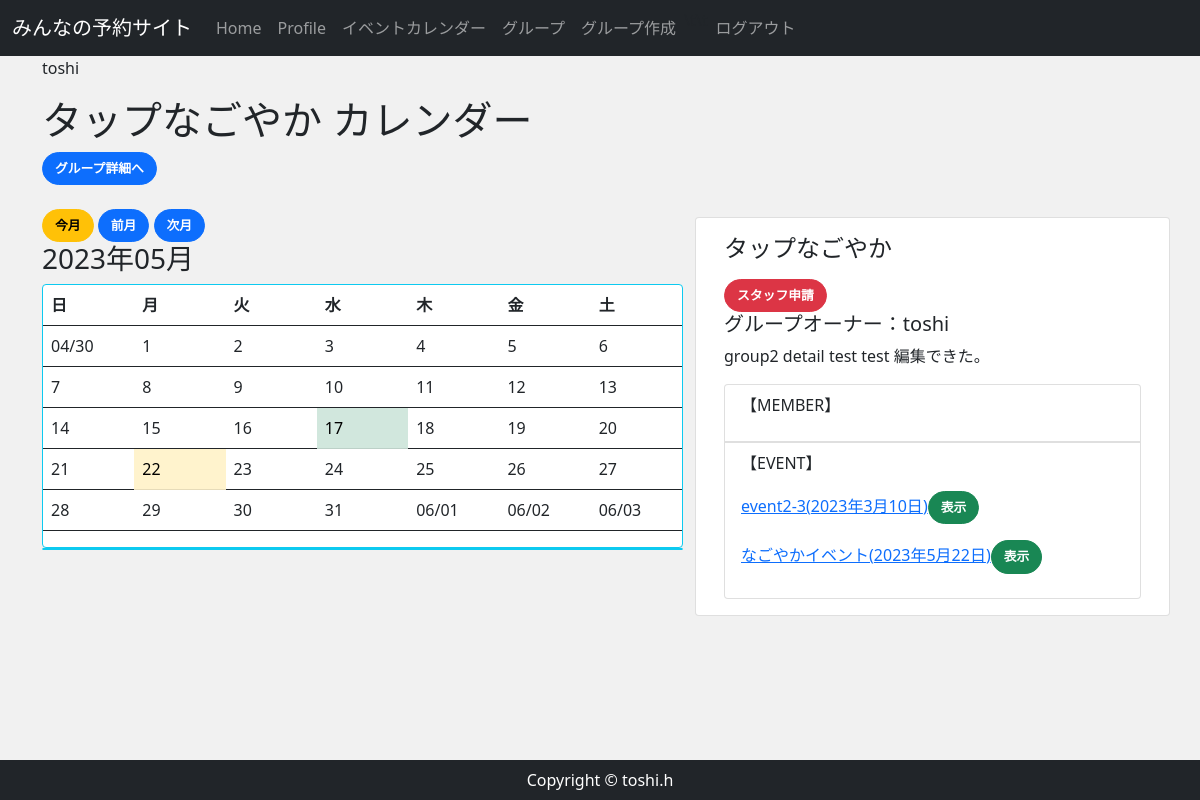
Before: /group_detail_cal/2/ (signed in) with the older database file.
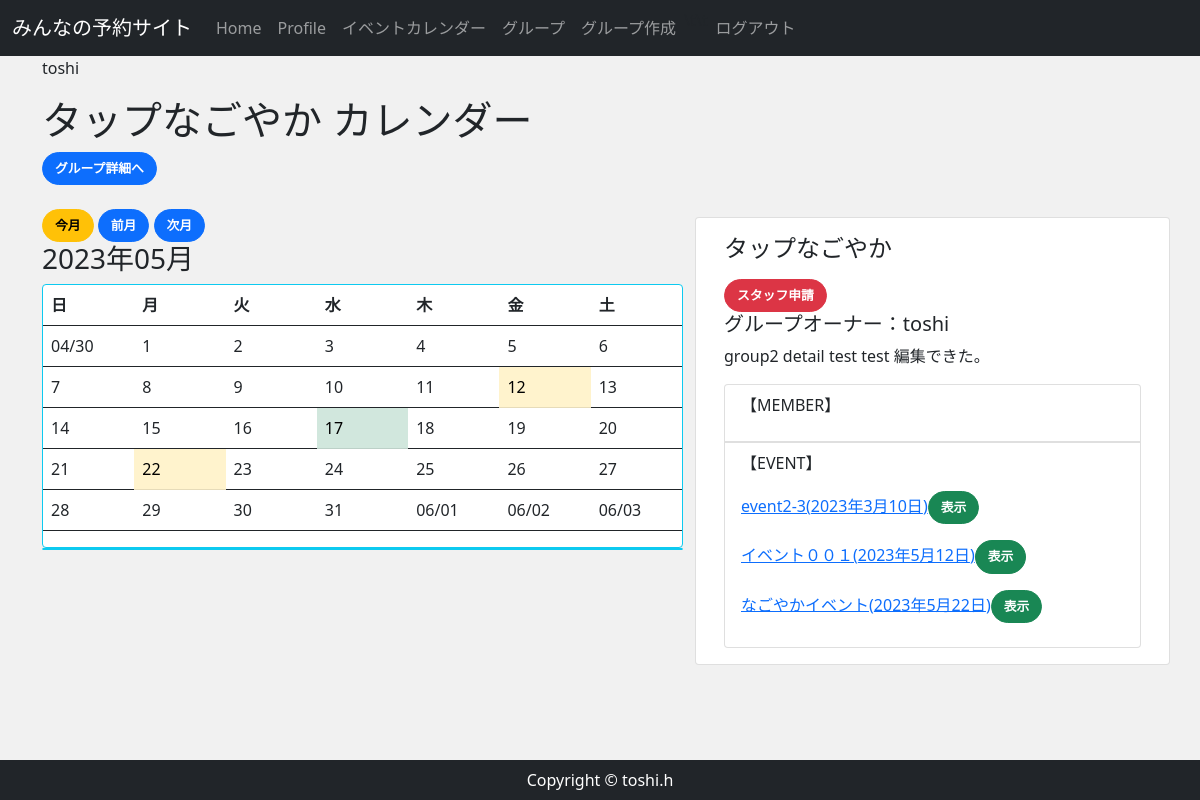
After: the same page with the newer database file.
### reservation/models.py (models this page shows, shortened)
class Event(models.Model):
    event_title = models.CharField(max_length=150)
    event_detail = models.TextField()
    group = models.ForeignKey(Group,  on_delete=models.CASCADE, related_name="group_event")
    event_date = models.DateField()
    start_time = models.TimeField()
    end_time = models.TimeField()

### reservation/views.py (the view)
# urls.py: path('group_detail_cal/<int:pk>/',views.GroupDetailCalView.as_view(), name="group_detail_cal"), #イベントカレンダー(指定のグループのイベント表示)
class GroupDetailCalView(mixins.MonthCalendarMixin, LoginMixinDetailView):
    template_name = 'reservation/group_detail_cal.html'
    model = Group
    def get(self, request, *args, **kwargs):
        self.object=self.get_object()
        context = self.get_context_data(object=self.object)
        group_data = Group.objects.get(id=self.kwargs['pk'])
        event_data = Event.objects.filter(group=group_data).order_by('event_date')
        member_data = ApprovedMember.objects.filter( #memberデータ取得
            group = group_data, approved = True)
        staff_data = ApprovedStaff.objects.filter( #staffデータ取得
            group = group_data, approved = True)
        applying_staffs=ApplyingStaff.objects.filter(group=group_data, applying=True)
        applying_members=ApplyingMember.objects.filter(group=group_data, applying=True)
        member_names = {m_data.member for m_data in member_data}
        staff_names = {s_data.staff for s_data in staff_data}
        """グループ加入の承認済みデータのリストに名前があり、かつapprovedでないと別ページにリダイレクトされる"""
        is_group_staff = self.request.user in staff_names
        is_group_member = self.request.user in member_names
        context['group_data'] = group_data
        context['member_data']=member_data
        context['member_names']=member_names
        context['staff_names']=staff_names
        context['event_data']=event_data
        context['is_group_staff']=is_group_staff
        context['is_group_member']=is_group_member
        context['applying_staffs']=applying_staffs
        context['applying_members']=applying_members
        if is_group_member or is_group_staff :
            return  self.render_to_response(context)
        else:
            return HttpResponse('<h1>%sさんは%sの詳細は見られません</h1>' % (request.user.nickname, group_data.group_name ))
    def get_context_data(self, **kwargs):
        context = super().get_context_data(**kwargs)
        calendar_context = self.get_month_calendar()
        pk=self.object.pk
        approved_check_m = ApprovedMember.objects.filter(member=self.request.user, approved = True)
        approved_check_s = ApprovedStaff.objects.filter(staff=self.request.user, approved = True)
        chk_m=[ap_chk_m.group for ap_chk_m in approved_check_m]
        chk_s=[ap_chk_s.group for ap_chk_s in approved_check_s]
        event_data = Event.objects.filter(group=pk).order_by('event_date')#指定グループのイベントでフィルター
        days={event_days.event_date for event_days in event_data }
        group_data = Group.objects.get(id=self.kwargs['pk'])
        context.update(calendar_context)
        context['event_data'] = event_data #イベントのデータをコンテキストで渡す
        context['days'] = days
        context['approved_check_s'] = approved_check_s
        context['group_data']=group_data
        return context

### accounts/models.py (called while the page is built)
    @property
    def is_active(self):
        return self.active

### reservation/mixins.py (called while the page is built)
    def setup_calendar(self):
        self._calendar = calendar.Calendar(self.first_weekday)

    def get_week_names(self):
        week_names = deque(self.week_names)
        week_names.rotate(-self.first_weekday) #リスト内の要素を右に１つずつ移動するときは、dequeを使うと面白い
        return week_names

    def get_previous_month(self, date):
        if date.month ==1:
            return date.replace(year=date.year-1, month=12, day=1)
        else:
            return date.replace(month=date.month-1, day=1)

    def get_next_month(self, date):
        if date.month ==12:
            return date.replace(year=date.year+1, month=1, day=1)
        else:
            return date.replace(month=date.month+1, day=1)

    def get_month_days(self, date):
        return self._calendar.monthdatescalendar(date.year, date.month)

    def get_current_month(self):
        month = self.kwargs.get('month')
        year = self.kwargs.get('year')
        if month and year:
            month = datetime.date(year=int(year), month=int(month), day=1)
        else:
            month = datetime.date.today().replace(day=1)
        return month

### reservation/templates/reservation/group_detail_cal.html (shortened to what this page needs)
{% extends 'reservation/base.html' %}
{% block content %}
<h1>{{ group_data.group_name }} カレンダー</h1>
<p><a class='btn btn-primary' href="{% url 'group_detail' group_data.pk %}">グループ詳細へ</a></p>
<div class="row my-4 ">
    <div class="col-md-7">
        <a class="btn btn-warning" href="{% url 'group_detail_cal' group_data.pk %}">今月</a>
        <a class="btn btn-primary" href="{% url 'group_detail_cal' group_data.pk month_previous.year month_previous.month %}">前月</a>
        <a class="btn btn-primary" href="{% url 'group_detail_cal' group_data.pk month_next.year month_next.month %}">次月</a>
        <h3>{{ month_current | date:"Y年m月" }}</h3>
        <div class="card border-info">
                <table class="table border-dark " style="table-layout:fixed;">
                    <thead>
                        <tr >
                            {% for w in week_names %}
                                <th >{{ w }}</th>
                            {% endfor %}
                        </tr>
                    </thead>
                    <tbody>
                    {% for week in month_days %}
                        <tr >
                            {% for day in week %}
                                {% if now == day %}
                                    <td class="table-success rsv_day  rs_{{day }}"  style="width:80px;">
                                {% elif day in days %}
                                    <td class="table-warning rsv_day rs_{{day }}"  style="width:80px;" >
                                {% else %}
                                    <td class="rsv_day rs_{{day }}"  style="width:80px;" >
                                {% endif %}
                                    {% if month_current.month != day.month %}
                                        {{ day | date:"m/d" }}
                                    {% else %}
                                        {{ day.day }}
                                    {% endif %}
                                    </td>
                            {% endfor %}
                        </tr>
                        {% endfor %}
                    </tbody>
                </table>
        </div>
        <div class="card border-info " >
        </div>
    </div>
    <div class="card col-md-5 my-2">
        <div class="card-body">
            <h4 class="card-title mb-3"><div hidden>#{{ group_data.pk }}</div>{{ group_data.group_name }} </h4><a href="# " class="btn btn-danger">スタッフ申請</a>
            <h5>グループオーナー：{{ group_data.group_owner.nickname }}</h5>
            <p class="card-text mb-3">{{ group_data.group_detail }}</p>
            <ul class="list-group listgroup-flush ">
                <li class="list-group-item">
                <p>【MEMBER】</p>
                </li>
                <li class="list-group-item">
                <p>【EVENT】</p>
                    {% for event in event_data %}
                    <p><a href="{% url 'event_detail' event.pk %}">{{ event.event_title }}({{ event.event_date }})</a><button class="btn btn-success" onclick="highlightDay('{{ event.event_date }}', '{{ event.group.pk }}', '{{ month_current }}')">表示</button>
                    </p>
                    {% endfor %}
                </li>
            </ul>
        </div>
    </div>
</div>
{% endblock %}

Changed rows visible on the page:
added Event: event_title "イベント００１", event_date "2023年5月12日"
